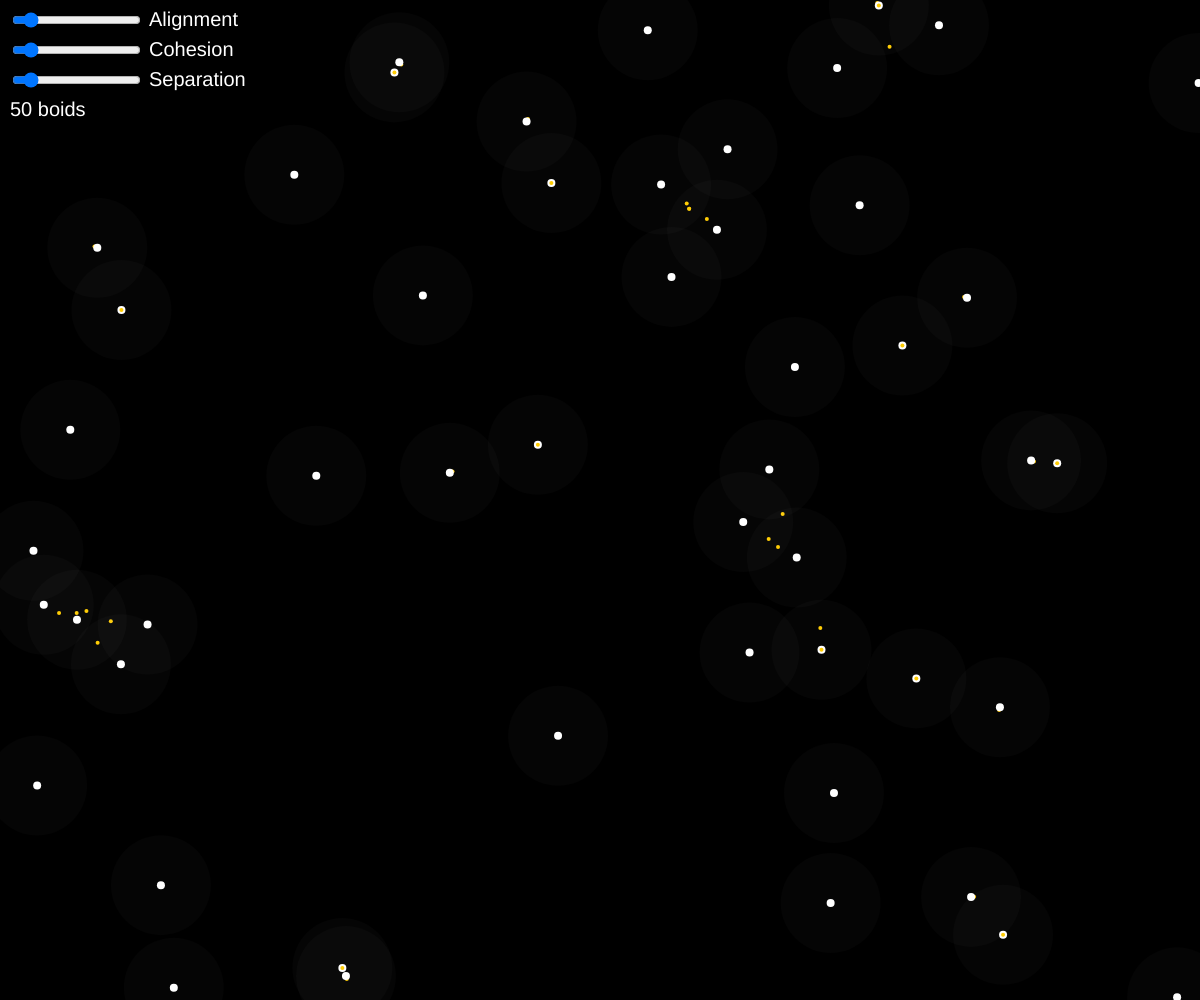
Frame 1 (no input)
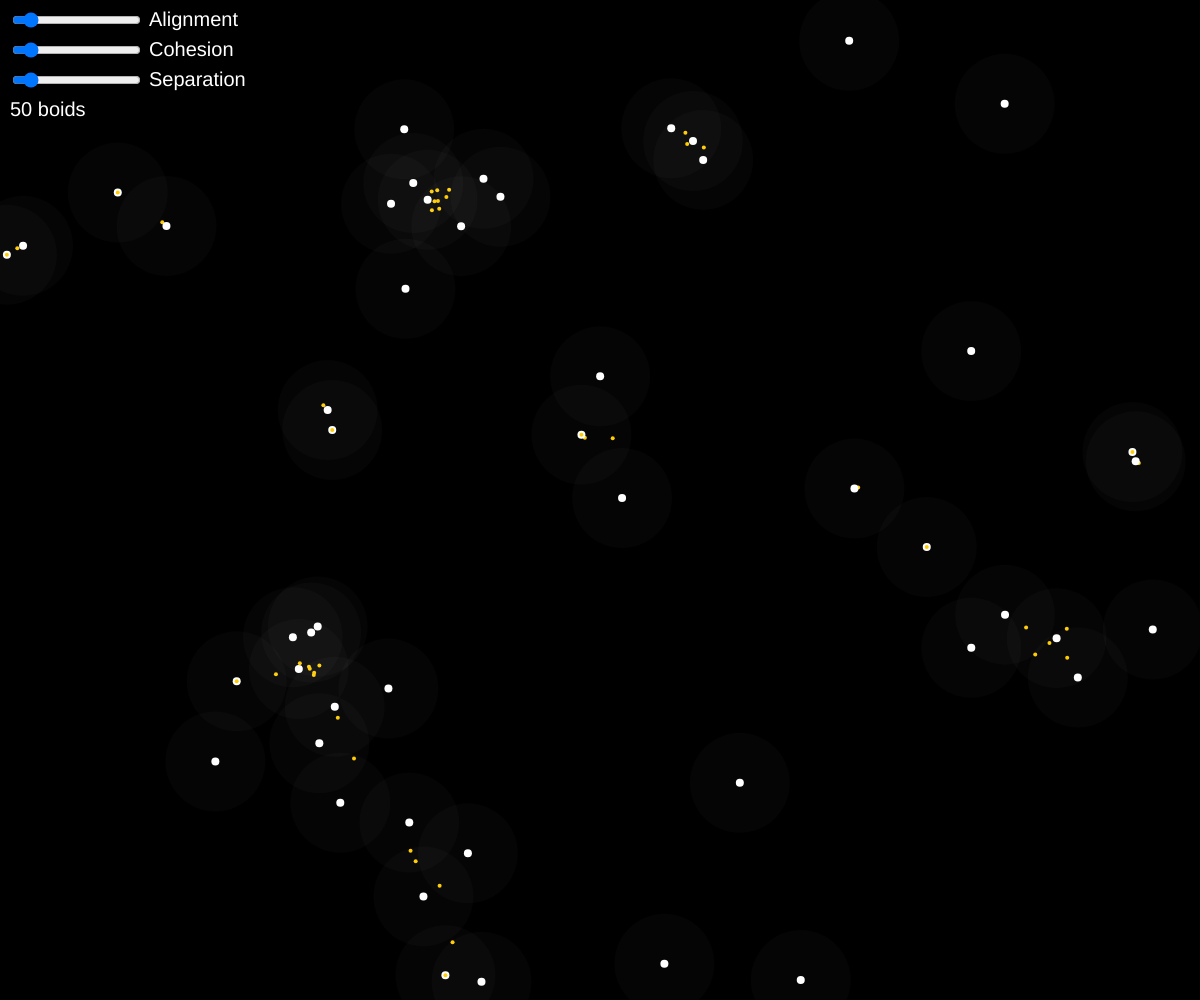
Frame 60 (no input)
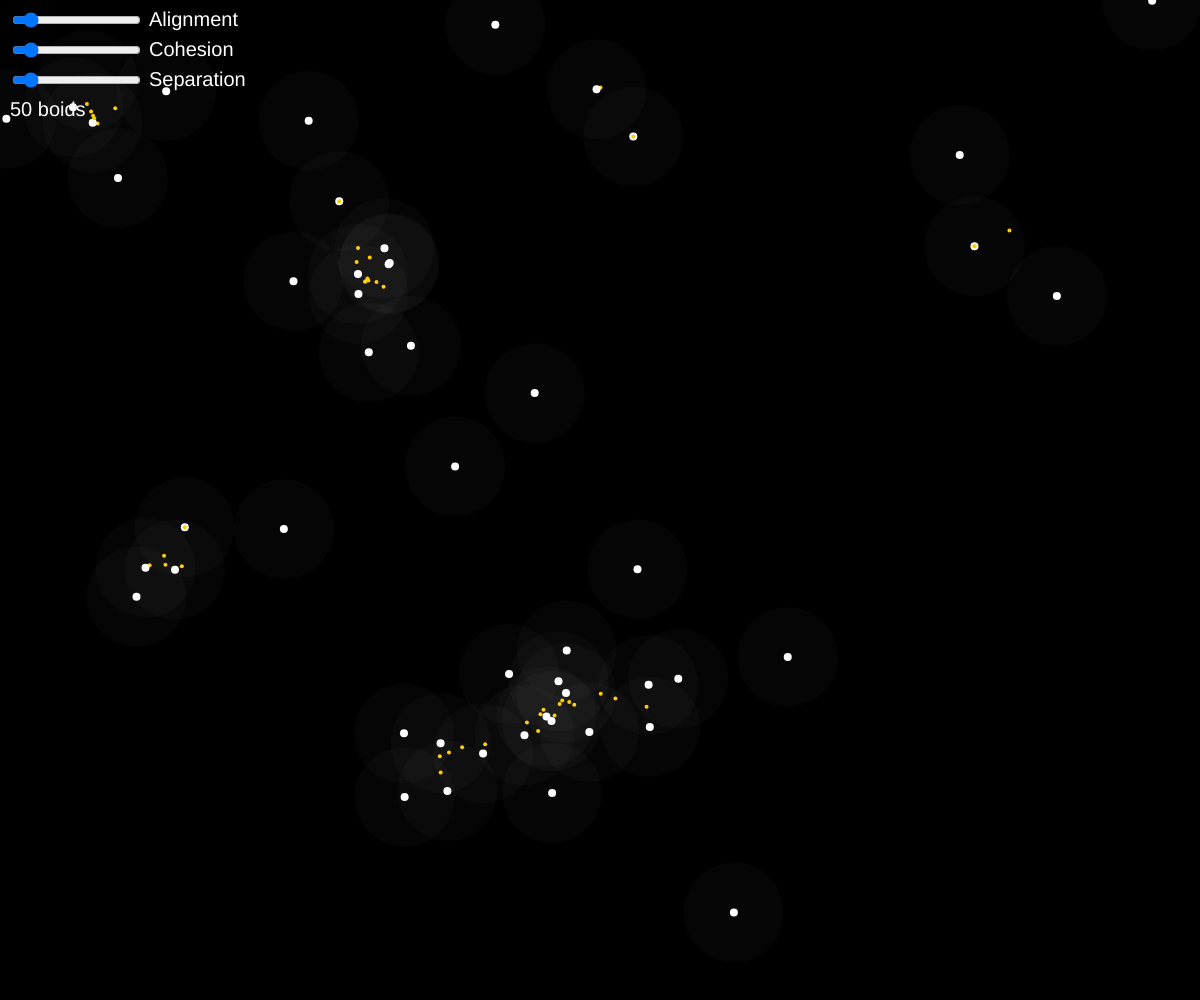
Frame 120 (the mouse pressed at the canvas centre since frame 60)

The p5.js sketch that drew these frames (run headless with seeded random() and noise() and a simulated clock; from frame 60 on, the mouse is pressed at the canvas centre):

// p5.js sketch
// ── sketch.js
// Made following this video: https://www.youtube.com/watch?v=mhjuuHl6qHM& 

const flock = [];
const numob = 50;
let alignSlider, cohesionSlider, separationSlider;
function setup() {
    createCanvas(windowWidth, windowHeight);
    alignSlider = createSlider(0, 10, 1, 1);
    alignSlider.position(10, 10);
    cohesionSlider = createSlider(0, 10, 1, 1);
    cohesionSlider.position(10, 40);
    separationSlider = createSlider(0, 10, 1, 1);
    separationSlider.position(10, 70);

    for (let b = 0; b < numob; b++) {
        flock.push(new Boid(createVector(random(width), random(height))))
    }
}

function draw() {

    background(0);
    for (let boid of flock) {
        boid.update();
        boid.flock(flock);

        boid.show();
    }
    noStroke()
    textSize(20);
    textAlign(LEFT, TOP)
    fill(255);
    text('Alignment', alignSlider.x * 2 + alignSlider.width, alignSlider.y);
    text('Cohesion', cohesionSlider.x * 2 + cohesionSlider.width, cohesionSlider.y);
    text('Separation', separationSlider.x * 2 + separationSlider.width, separationSlider.y);
    text(numob+" boids", 10, 100)
}
// ── boid.js
class Boid {
    constructor(pos) {
        this.pos = pos;
        this.vel = p5.Vector.random2D();
        this.vel.setMag(3);
        this.acc = createVector();
        this.perception = 100;
        this.maxForce = 0.1;
        this.maxSpeed = 8;
    }
    update() {
        this.pos.add(this.vel);
        this.vel.add(this.acc);
        this.vel.limit(this.maxSpeed);
        this.acc.mult(0);

        if (this.pos.x > width) this.pos.x = 0;
        else if (this.pos.x < 0) this.pos.x = width;
        if (this.pos.y > height) this.pos.y = 0;
        else if (this.pos.y < 0) this.pos.y = height;
    }
    align(boids) {
        let steer = createVector();
        let total = 0;
        for (let other of boids) {
            if (other != this) {
                if (this.pos.dist(other.pos) <= this.perception) {
                    steer.add(other.vel);
                    total++;
                }
            }
        }
        if (total > 0) {
            steer.div(total);
            steer.setMag(this.maxSpeed);
            steer.sub(this.vel)
            steer.limit(this.maxForce);
        }
        return steer
    }
    cohesion(boids) {
        let steer = createVector();
        let total = 0;
        for (let other of boids) {
            if (other != this) {
                if (this.pos.dist(other.pos) <= this.perception) {
                    steer.add(other.pos);
                    total++;
                }
            }
        }
        if (total > 0) {
            steer.div(total);

            strokeWeight(4);
            stroke(255, 204, 0);
            point(steer.x, steer.y);

            steer.sub(this.pos)
            steer.setMag(this.maxSpeed);
            steer.sub(this.vel)
            steer.limit(this.maxForce);
        }
        return steer
    }
    separation(boids) {
        let steer = createVector();
        let total = 0;
        for (let other of boids) {
            if (other != this) {
                let d = this.pos.dist(other.pos);
                if (d <= this.perception) {
                    let diff = p5.Vector.sub(this.pos, other.pos);
                    diff.div(d * d);
                    steer.add(diff);
                    total++;
                }
            }
        }
        if (total > 0) {
            steer.div(total);
            steer.setMag(this.maxSpeed);
            steer.sub(this.vel)
            steer.limit(this.maxForce);
        }
        return steer
    }

    flock(boids) {
        let alignment = this.align(boids);
        let cohesion = this.cohesion(boids);
        let separation = this.separation(boids);

        alignment.mult(alignSlider.value());
        cohesion.mult(cohesionSlider.value());
        separation.mult(separationSlider.value()).mult(0.8);

        this.acc.add(alignment);
        this.acc.add(cohesion);
        this.acc.add(separation);

        // this.acc.setMag(this.maxForce)
    }
    show() {
        strokeWeight(8);
        stroke(255);
        point(this.pos.x, this.pos.y);

        noStroke();
        fill(255, 5);
        ellipse(this.pos.x, this.pos.y, this.perception);
    }
}
// ── wall.js
class Wall {
    constructor(pos1, pos2) {
        this.pos1 = pos1;
        this.pos2 = pos2;
    }
    show() {
        
    }
}
